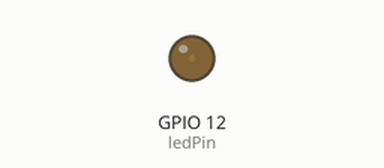
The sketch below on a simulated ESP32. Shown: output pins drawn as LEDs (lit = HIGH).

Above: at 0.05 s.
At 1.15 s:
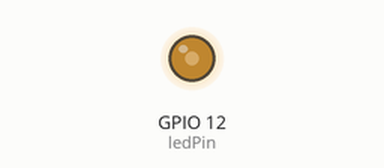
At 2.3 s:
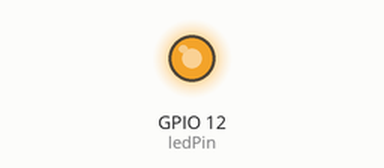
At 4.6 s:
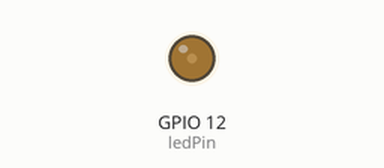
Timing chart, 0 to 6.7 s (numbered marks = the images above):
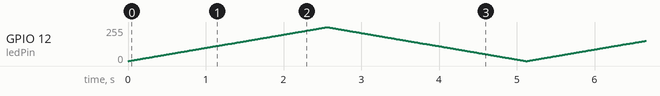

The sketch:

Dieuchinhdosang_led.ino
```cpp
const int ledPin = 12;

// Cấu hình thông số PWM
const int freq = 5000;     // Tần số 5000Hz
const int resolution = 8;  // Độ phân giải 8-bit (0-255)

void setup() {
  ledcAttach(ledPin, freq, resolution);
}

void loop() {
  // Sáng dần lên
  for (int dutyCycle = 0; dutyCycle <= 255; dutyCycle++) {
    // Ở bản mới, ledcWrite dùng trực tiếp chân ledPin chứ không dùng "channel" nữa
    ledcWrite(ledPin, dutyCycle);
    delay(10);
  }

  // Tối dần đi
  for (int dutyCycle = 255; dutyCycle >= 0; dutyCycle--) {
    ledcWrite(ledPin, dutyCycle);
    delay(10);
  }
}
```
